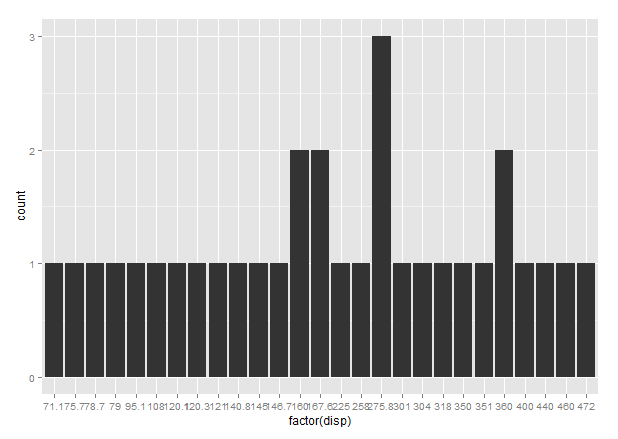

Source code (R):
data <- ggplot(mtcars, aes(factor(disp)))
data + geom_bar()
